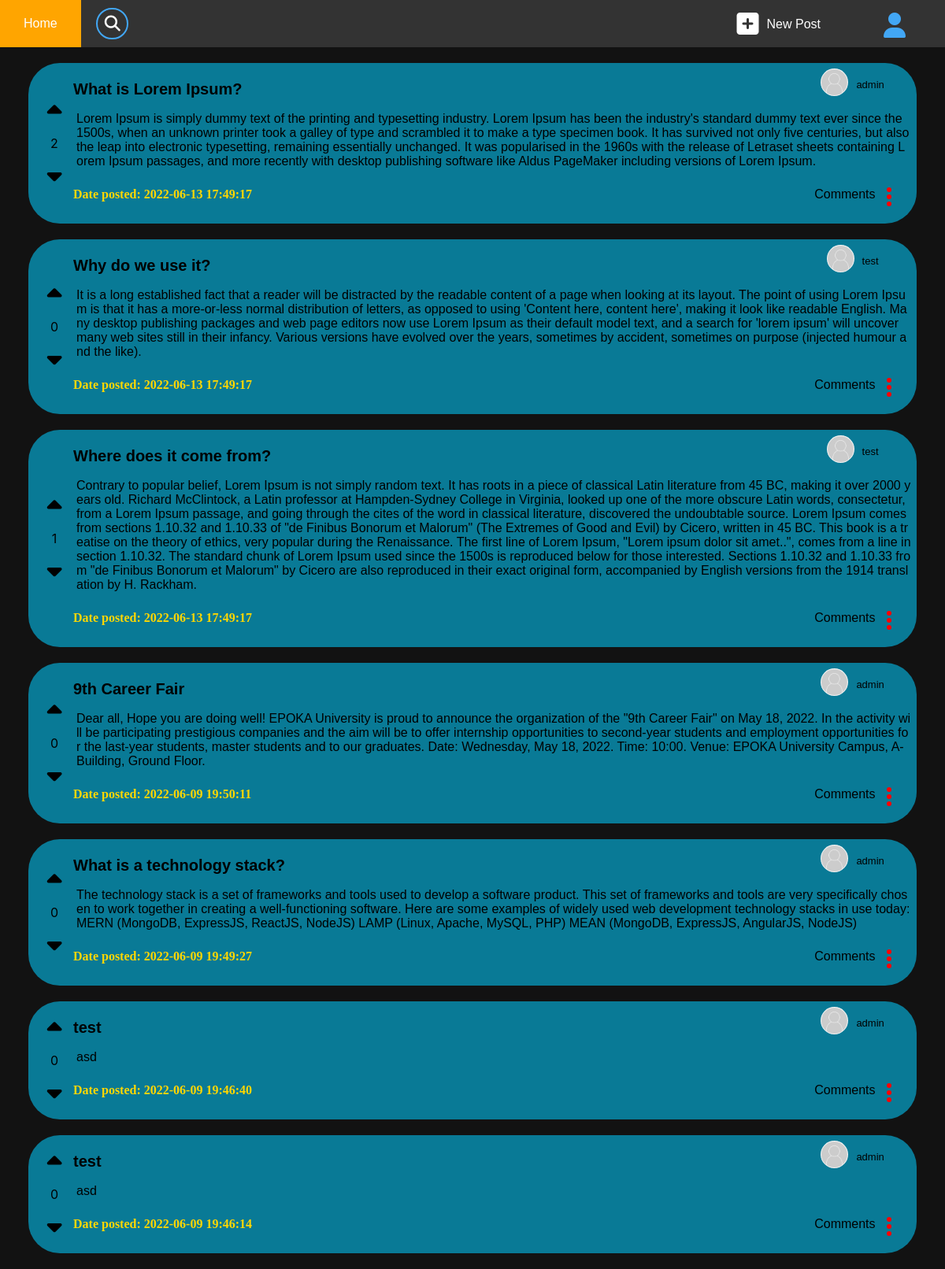
The page /home (signed in) on the database its author committed.
### tables this page shows
CREATE TABLE `posts` (
  `postId` int(11) NOT NULL,
  `title` varchar(100) NOT NULL,
  `content` mediumtext NOT NULL,
  `username` varchar(20) NOT NULL,
  `timestampPosted` timestamp NOT NULL DEFAULT '1970-12-31 22:00:01',
  `timestampUpdated` timestamp NOT NULL DEFAULT current_timestamp() ON UPDATE current_timestamp()
);

### home/index.php (the view, shortened to what this page needs)
<!DOCTYPE html>
<html>
<head>
    <link rel="stylesheet" type="text/css" href="/askepoka.al/assets/stylesheet.css" />
    <link rel="stylesheet" type="text/css" href="/askepoka.al/assets/css/posts_stylesheet.css" />
    <link rel="stylesheet" href="/askepoka.al/templates/dots_dropdown.css">
</head>
<body>
    <link rel="stylesheet" type="text/css" href="/askepoka.al/templates/navbar/nav_stylesheet.css" />
    <div class="navbar">
        <div class="navbar-container">
            <button class="menu-item" onclick="location.href='/askepoka.al/'">
                Home
            </button>
            <button class="menu-item menu-search">
                <div class="search-box">
                    <form name="search" action="/askepoka.al/home">
                        <span class="fa fa-lg fa-search" style="margin-right: -35px;"></span>
                        <input type="text" class="search-input-default" name="search" id="search" spellcheck="false" oninput="searchMouseOut()" onmouseover="searchMouseOver()" onmouseout="searchMouseOut()">
                    </form>
                </div>
            </button>
            <button class="menu-item dropdown" id="navAccountMenu" style="float: right;" onclick="location.href='/askepoka.al/account'">
                <div class="fa fa-2x fa-user menu-item-div" style="margin-top: 3px; padding-right: 20px; padding-left: 20px;">
                </div>
            </button>
            <button class="menu-item" style="float: right;" onclick="location.href='/askepoka.al/post'">
                <div class="fa fa-2x fa-square-plus"></div>
                <div class="menu-item-div" style="margin-top: 8px; margin-left: 10px;">New Post</div>
            </button>
        </div>
    </div>
    <?php
    require(ROOT_DIR . "/src/database.php");
    require(ROOT_DIR . "/src/functions.php");
    try {
        $sql = 'SELECT role  FROM users WHERE username =  ?';
        $stmt = $conn->prepare($sql);
        $stmt->execute(array(getAuthUsername()));
        $row = $stmt->fetch();
        $role = $row["role"];
        if (isset($_GET["search"])) {
            $param = "%" . strtolower($_GET['search']) . "%";
            $sql = 'SELECT `posts`.`postId` as postId, title, content, `posts`.`username` as username, timestampPosted, timestampUpdated, voteId, value, timestampSubmitted
            FROM `posts`
            LEFT OUTER JOIN `votes` ON `votes`.`postId` = `posts`.`postId` AND `votes`.`username`= ? WHERE LOWER(title) LIKE ? OR LOWER(content) LIKE ? ORDER BY timestampPosted DESC LIMIT 10';
            $stmt = $conn->prepare($sql);
            $stmt->execute([$_SESSION["username"], $param, $param]);
        } else {
            $sql = 'SELECT `posts`.`postId` as postId, title, content, `posts`.`username` as username, timestampPosted, timestampUpdated, voteId, value, timestampSubmitted
            FROM `posts`
            LEFT OUTER JOIN `votes` ON `votes`.`postId` = `posts`.`postId` AND `votes`.`username`= ?
            ORDER BY timestampPosted DESC LIMIT 10;';
            $stmt = $conn->prepare($sql);
            $stmt->execute([$_SESSION["username"]]);
        }
        $results = $stmt->fetchAll();
        foreach ($results as $row) {
            $postId = $row["postId"];
            $postTitle = $row["title"];
            $postContent = makeUrltoLink($row["content"]);
            $postUser = $row["username"];
            $timestampPosted = $row["timestampPosted"];
            $sql_votes = 'SELECT SUM(value) as cnt FROM votes WHERE `postId` = ?';
            $stmt_votes = $conn->prepare($sql_votes);
            $stmt_votes->execute([$postId]);
            $results_votes = $stmt_votes->fetch();
            $votesCNT = $results_votes["cnt"];
            if ($votesCNT == null)
                $votesCNT = 0;
            $upBtnClass = "";
            $downBtnClass = "";
            $postControlsUser = "";
            if ($postUser === getAuthUsername() || $role===0) {
                $postControlsUser = '<div onclick="confirmDelete(' . $postId . ', \'' . ROOT_URL . '/home' . '\')"> Delete </div>';
            }
            echo '
            <div class="card" id="post_' . $postId . '">
            <table class="card-table">
                <tr class="card-table">
                    <td rowspan="3" colspan="1" class="card-table card-votes">
                        <div class="votes">
                            <div id="upBtn_' . $postId . '" class="fa-solid fa-caret-up vote-btn-unchecked ' . $upBtnClass . '" onclick="upVote(' . $postId . ')"></div>
                            <p class="post-cnt" id="post_' . $postId . '_cnt">' . $votesCNT . '</p>
                            <div id="downBtn_' . $postId . '" class="fa-solid fa-caret-down vote-btn-unchecked ' . $downBtnClass . '" onclick="downVote(' . $postId . ')"></div>
                        </div>
                    </td>
                    <td class="card-table card-title">
                        ' . $postTitle . '
                    </td>
                    <td  nowrap>
                        <button onclick="location.href=\'/askepoka.al/account?username=' . $postUser . '\'" class="card-button">
                        <div class="posted-by-div"><img src="/askepoka.al/assets/images/defaultAvatar.jpg" alt="Avatar" class="avatar">
                            <p class="posted-by-username">' . $postUser . '</p>
                        </div>
                        </button>
                    </td>
                </tr>
                <tr class="card-table">
                    <td colspan="3" class="card-table card-content">' . $postContent . '</td>
                </tr>
                <tr class="card-table">
                    <td colspan="1" class="card-table card-date">
                        <p class="posted-date">Date posted: ' . $timestampPosted . '</p>
                    </td colspan="1" class="card-table card-controls">
                    <td nowrap class="card-table card-controls">
                        <div class="card-comment-btn">Comments</div>
                        <div class="dots_dropdown card-settings">
                            <ul class="dropbtn icons" onclick="showDotsDropdown('.$postId.')">
                                <li></li>
                                <li></li>
                                <li></li>
                            </ul>
                            <div id="card_menu_dropdown_'.$postId.'" class="dots_dropdown-content">
                                '.$postControlsUser .'
                            </div>
                        </div>
                    </td>
                </tr>
            </table>
        </div>';
        }
    } catch (Exception $e) {
        echo $e;
    };
    ?>
</body>
</html>

### src/functions.php
<?php
function makeUrltoLink($string)
{
    $reg_pattern = "/(((http|https|ftp|ftps)\:\/\/)|(www\.))[a-zA-Z0-9\-\.]+\.[a-zA-Z]{2,3}(\:[0-9]+)?(\/\S*)?/";
    return preg_replace($reg_pattern, '<a href="$0" target="_blank" rel="noopener noreferrer">$0</a>', $string);
}

### assets/stylesheet.css (style rules this page uses)
body { margin: 0px; background-color: #121212; color: rgb(196, 196, 196); font-family: -apple-system, BlinkMacSystemFont, sans-serif; }

### assets/css/posts_stylesheet.css (style rules this page uses)
.card { width: 94%; text-align: center; background-color: white; border-radius: 40px; margin: 1%; margin-left: 3%; margin-top: 20px; margin-bottom: 20px; background-color: #097a96; }
.vote-btn-unchecked { color: black; font-size: 30px; cursor: pointer }
.card-title { width: 100%; word-break: break-all; display: flex; font-size: 20px; color: black; padding-top: 20px; font-weight: 700; padding-bottom: 10px; font-family: Arial; justify-content: space-between; }
.card-content { width: 100%; word-break: break-all; text-align: left; padding: 5px; color: black; font-family: 'Gill Sans', 'Gill Sans MT', Calibri, 'Trebuchet MS', sans-serif; }
.card-date { width: 100%; padding-bottom: 10px; color: rgb(0, 0, 0); text-align: left; font-family: Cambria, Cochin, Georgia, Times, 'Times New Roman', serif; color: gold; font-weight: bold; }
.card-controls { text-align: right; padding-right: 30px; padding-bottom: 10px; color: rgb(0, 0, 0); font-family: 'Franklin Gothic Medium', 'Arial Narrow', Arial, sans-serif; }
.card-comment-btn { display: inline-block; cursor: pointer }
.card-settings { display: inline-block; }
.card-votes { color: black; }
.votes { float: left; text-align: center; padding-left: 10px; width: 40px; height: 100%; }
.avatar { vertical-align: middle; width: 35px; height: 35px; border-radius: 50%; }
.posted-by-username { font-size: 13px; padding-left: 10px; }
.posted-by-div { float: right; display: flex; flex-direction: row; margin-right: 30px; font-family: Verdana, Geneva, Tahoma, sans-serif; }
.card-button { background-color: none; border: none; background: none; }

### templates/dots_dropdown.css (style rules this page uses)
.icons li { background: none repeat scroll 0 0 red; height: 6px; width: 6px; line-height: 0; list-style: none outside none; margin-top: 3px; vertical-align: top; border-radius: 50%; pointer-events: none; }
.dropbtn { padding: 0px; padding-left: 10px; margin-top: -10px; margin-bottom: -10px; color: white; cursor: pointer; }
.dots_dropdown { padding: 0xp; position: relative; display: inline-block; }

### templates/navbar/nav_stylesheet.css (style rules this page uses)
.dropdown { float: right; overflow: hidden; }
.navbar { overflow: hidden; background-color: #333; font-family: Arial; height: 60px; text-align: center; align-items: center; }
.navbar-container { border: none; float: left; font-size: 16px; color: white; height: 100%; width: 100%; overflow: hidden; text-decoration: none; text-align: center; align-items: center; display: block; }
.menu-item { border: none; float: left; font-size: 16px; color: white; height: 100%; text-decoration: none; overflow: hidden; text-align: center; align-items: center; outline: none; background-color: inherit; font-family: inherit; float: left; margin: 0px; padding-left: 30px; padding-right: 30px; }
.menu-item-div { float: right; }
.menu-search { background-color: inherit; font-size: 16px; font-family: inherit; align-items: center; text-align: center; margin: auto; }
.search-input-default { padding: 2px; padding-left: 35px; width: 40px; height: 40px; background: none; border: 2px solid #42a7f5; border-radius: 50px; box-sizing: border-box; font-family: Comic Sans MS; font-size: 16px; color: white; outline: none; transition: .5s; }
.fa-search { color: white; }
.fa-user { color: #42a7f5; }
.fa-square-plus { color: white; }

### rows shown on the page
posts: votesCNT "2", title "What is Lorem Ipsum?", username "admin", content "Lorem Ipsum is simply dummy text of the printing and typesetting industry. Lorem Ipsum has been the industry's standard dummy text ever since the 1500s, when an unknown printer took a galley of type and scrambled it to make a type specimen book. It has survived not only five centuries, but also the leap into electronic typesetting, remaining essentially unchanged. It was popularised in the 1960s with the release of Letraset sheets containing Lorem Ipsum passages, and more recently with desktop publishing software like Aldus PageMaker including versions of Lorem Ipsum.", timestampPosted "2022-06-13 17:49:17"
posts: votesCNT "0", title "Why do we use it?", username "test", content "It is a long established fact that a reader will be distracted by the readable content of a page when looking at its layout. The point of using Lorem Ipsum is that it has a more-or-less normal distribution of letters, as opposed to using 'Content here, content here', making it look like readable English. Many desktop publishing packages and web page editors now use Lorem Ipsum as their default model text, and a search for 'lorem ipsum' will uncover many web sites still in their infancy. Various versions have evolved over the years, sometimes by accident, sometimes on purpose (injected humour and the like).", timestampPosted "2022-06-13 17:49:17"
posts: votesCNT "1", title "Where does it come from?", username "test", content "Contrary to popular belief, Lorem Ipsum is not simply random text. It has roots in a piece of classical Latin literature from 45 BC, making it over 2000 years old. Richard McClintock, a Latin professor at Hampden-Sydney College in Virginia, looked up one of the more obscure Latin words, consectetur, from a Lorem Ipsum passage, and going through the cites of the word in classical literature, discovered the undoubtable source. Lorem Ipsum comes from sections 1.10.32 and 1.10.33 of \"de Finibus Bonorum et Malorum\" (The Extremes of Good and Evil) by Cicero, written in 45 BC. This book is a treatise on the theory of ethics, very popular during the Renaissance. The first line of Lorem Ipsum,…", timestampPosted "2022-06-13 17:49:17"
posts: votesCNT "0", title "9th Career Fair", username "admin", content "Dear all, Hope you are doing well! EPOKA University is proud to announce the organization of the \"9th Career Fair\" on May 18, 2022. In the activity will be participating prestigious companies and the aim will be to offer internship opportunities to second-year students and employment opportunities for the last-year students, master students and to our graduates. Date: Wednesday, May 18, 2022. Time: 10:00. Venue: EPOKA University Campus, A-Building, Ground Floor.", timestampPosted "2022-06-09 19:50:11"
posts: votesCNT "0", title "What is a technology stack?", username "admin", content "The technology stack is a set of frameworks and tools used to develop a software product. This set of frameworks and tools are very specifically chosen to work together in creating a well-functioning software. Here are some examples of widely used web development technology stacks in use today: MERN (MongoDB, ExpressJS, ReactJS, NodeJS) LAMP (Linux, Apache, MySQL, PHP) MEAN (MongoDB, ExpressJS, AngularJS, NodeJS)", timestampPosted "2022-06-09 19:49:27"
posts: votesCNT "0", title "test", username "admin", content "asd", timestampPosted "2022-06-09 19:46:40"
posts: votesCNT "0", title "test", username "admin", content "asd", timestampPosted "2022-06-09 19:46:14"
